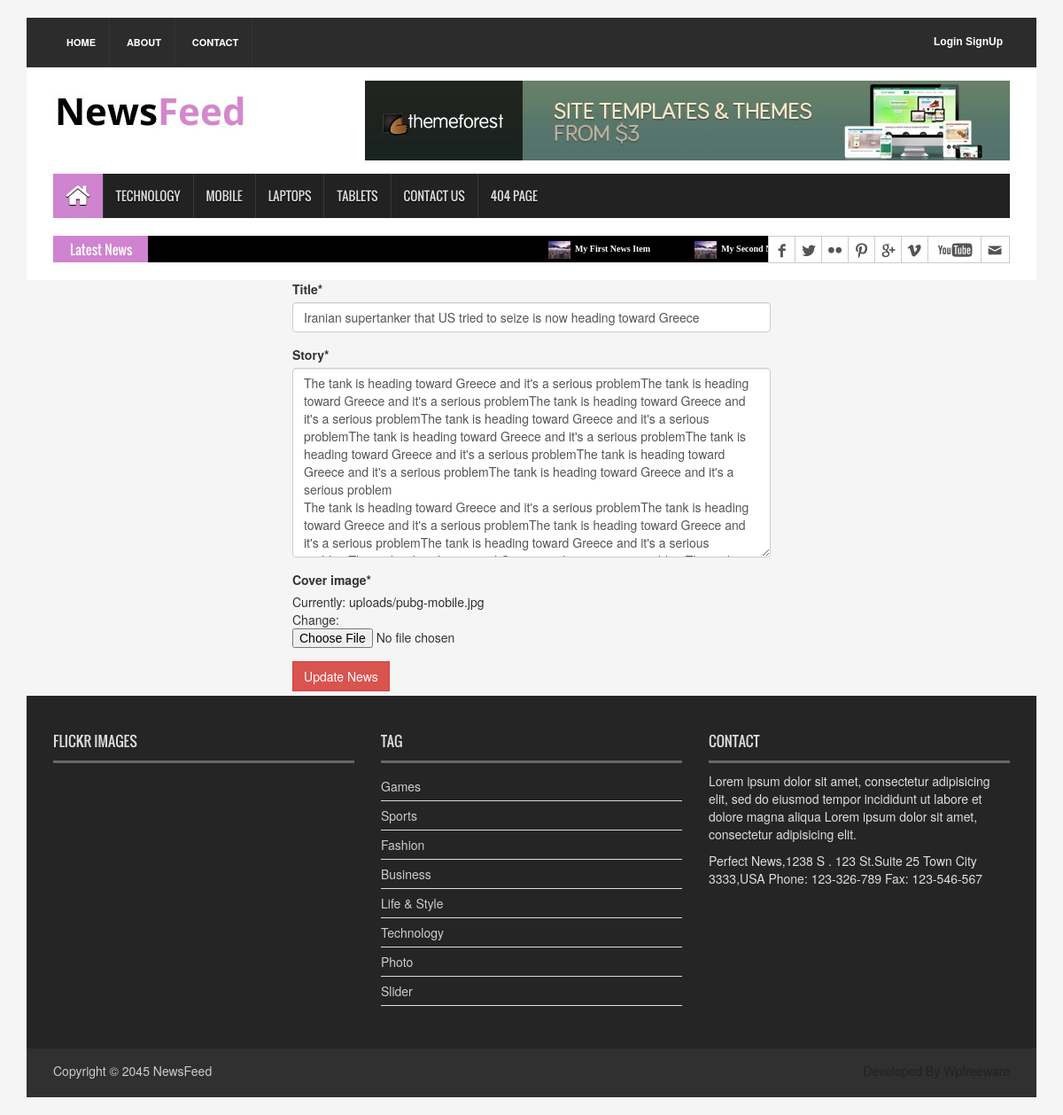
The page /news/Politics/5/iranian-supertanker-that-us-tried-to-seize-is-now-heading-toward-greece/update/ on the database as committed earlier.
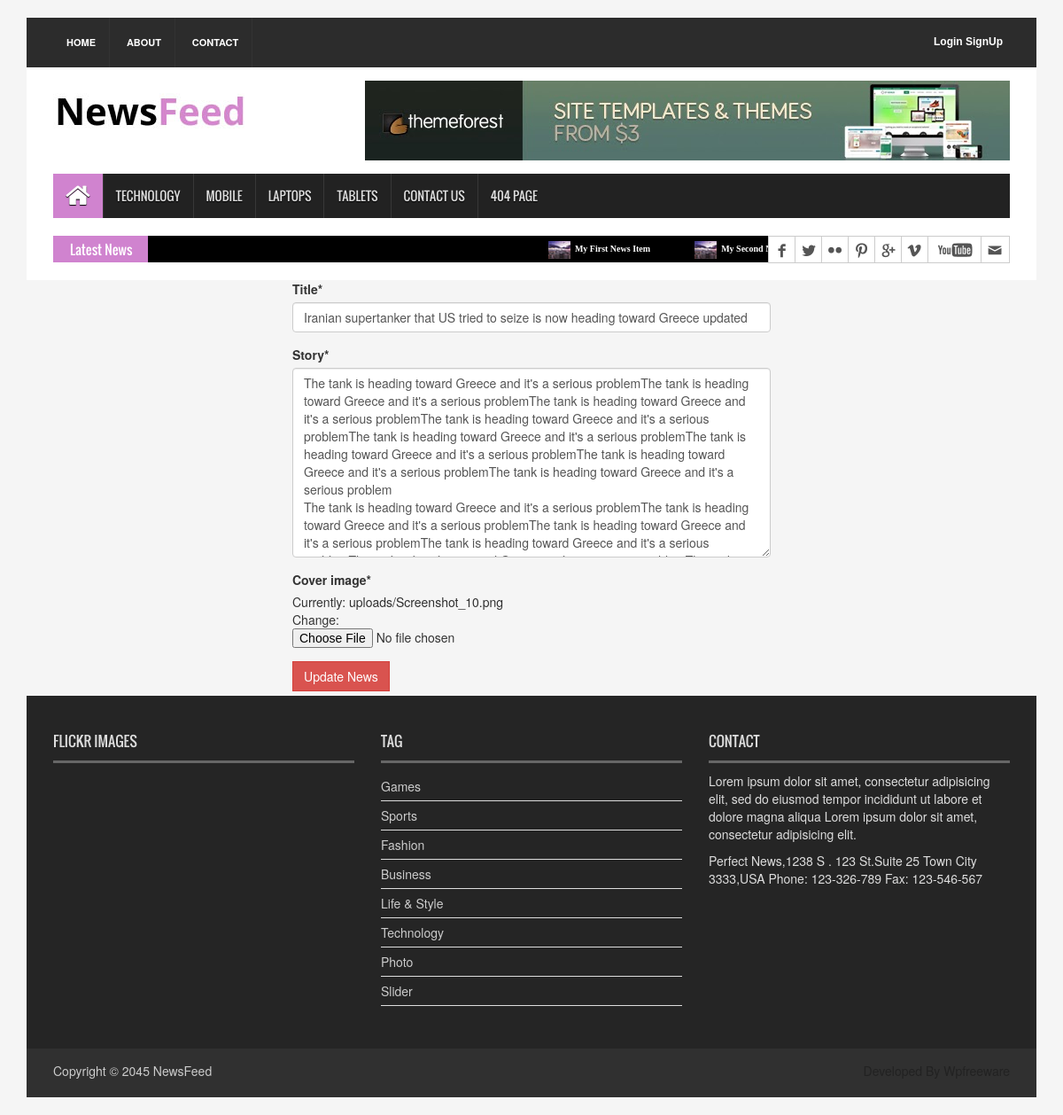
The same page on the database as committed later.
### news/models.py (models this page shows, shortened)
class News(models.Model):
    CATEGORY = (("0", "Politics"), ("1", "Sports"),
                ("2", "Fashion"), ("3", "Technology"))
    title = models.CharField(max_length=250)
    story = models.TextField()
    reporter = models.ForeignKey(User, on_delete=models.SET_NULL, null=True)
    category = models.CharField(choices=CATEGORY, max_length=2)
    count = models.IntegerField(default=0)
    slug = models.SlugField(max_length=270)
    created_at = models.DateTimeField(auto_now_add=True)
    updated_at = models.DateTimeField(auto_now=True)
    cover_image = models.ImageField(upload_to="uploads")

### news/views.py (the view)
# urls.py: path('<str:category>/<int:pk>/<str:slug>/update/', views.NewsUpdateView.as_view(), name='update_news'),
class NewsUpdateView(UpdateView):
    model = News
    template_name = "news/update_news.html"
    fields = ("title", "story", "cover_image")
    success_url = reverse_lazy("home")

### templates/news/update_news.html (shortened to what this page needs)
{% extends "partials/base.html" %}
{% load crispy_forms_tags %}
{% block header %}
{% include "partials/header.html" %}
{% endblock header %}
{% block navarea %}
{% include "partials/navarea.html" %}
{% endblock navarea %}
{% block news_section %}
{% include "partials/news_section.html" %}
{% endblock news_section %}
{% block content %}
<div class='col-lg-3 col-md-3'>
</div>
<div class='col-lg-6 col-md-6'>
    <form method="POST" enctype="multipart/form-data">
        {{ form|crispy }}
        <button type="submit" class="btn btn-danger">Update News</button>
    </form>
</div>
{% endblock content %}
{% block footer %}
{% include "partials/footer.html" %}
{% endblock footer %}

Rows that differ between the two databases and show on the page:
changed News: title "Iranian supertanker that US tried to seize is now heading toward Greece" → "Iranian supertanker that US tried to seize is now heading toward Greece updated"
Other text that changed with them:
text no longer shown: "Title * Story * Cover image * Currently: uploads/pubg-mobile.jpg Change:"
text now shown: "Title * Story * Cover image * Currently: uploads/Screenshot_10.png Change:"
